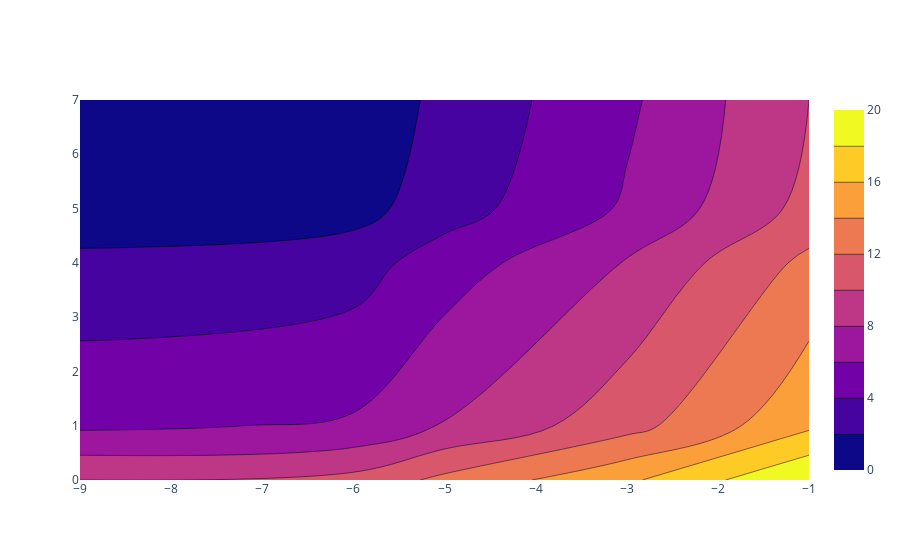

The notebook cell this image was saved under:
### Code cell
# Example of 2D contour plot
import plotly.graph_objects as go

fig = go.Figure(
    data=go.Contour(
        z=[
            [10, 10.625, 12.5, 15.625, 20],
            [5.625, 6.25, 8.125, 11.25, 15.625],
            [2.5, 3.125, 5.0, 8.125, 12.5],
            [0.625, 1.25, 3.125, 6.25, 10.625],
            [0, 0.625, 2.5, 5.625, 10],
        ],
        x=[-9, -6, -5, -3, -1],  # horizontal axis
        y=[0, 1, 4, 5, 7],  # vertical axis
        # contours=dict(start=1, end=5, size=0.5, coloring="lines"),
    ),
)
fig.show()

### Figure 1 — Plotly figure (JSON) as saved in the notebook; plotly's stock layout.template omitted (floating-point values rounded to 4 significant figures)
{"data": [{"type": "contour", "x": [-9, -6, -5, -3, -1], "y": [0, 1, 4, 5, 7], "z": [[10, 10.62, 12.5, 15.62, 20], [5.625, 6.25, 8.125, 11.25, 15.62], [2.5, 3.125, 5, 8.125, 12.5], [0.625, 1.25, 3.125, 6.25, 10.62], [0, 0.625, 2.5, 5.625, 10]]}], "layout": {}}
